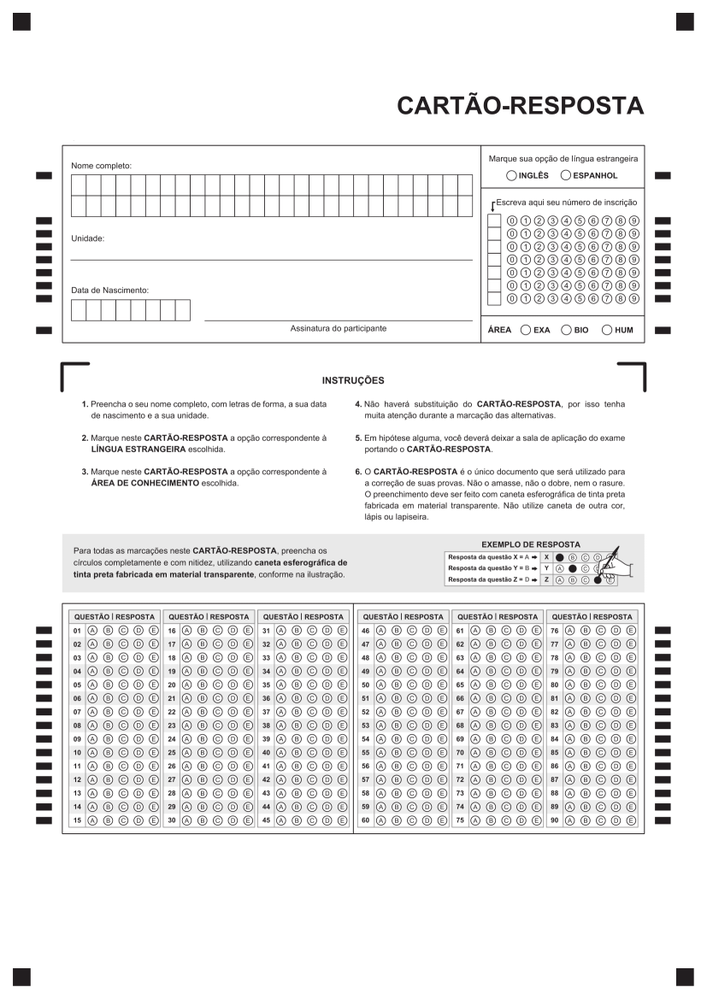
#> input picture template/template50 - Copia.png, 707 x 999 px, shrunk from 827 x 1169 before the run
$ python -i bubble.py   (imports and definitions only)
#> lines starting #> are read from the running program, lines starting #| are printed output that depends on the picture; after the words box and inside, x2 and y2 are one past the last pixel; in counts of white or black regions, pixels touching at a corner belong together
#> further down, picture is the input picture: shape (999, 707, 3); mean B, G, R 238.6, 238.5, 238.8
import numpy as np
import cv2

#img = 'C:/Users/Andre/Desktop/Softwillians/Processamento de imagens/OMR/template/templatePreenchido.png'
#img = 'C:/Users/Andre/Desktop/Softwillians/Processamento de imagens/OMR/template/GabaritoTemplatePreenchido.png'

def bolhas(im):


    image_color= im
    image_ori = cv2.cvtColor(im,cv2.COLOR_BGR2GRAY)


    image = image_color

    mask = cv2.adaptiveThreshold(image_ori,255,cv2.ADAPTIVE_THRESH_MEAN_C,cv2.THRESH_BINARY_INV,33,2)
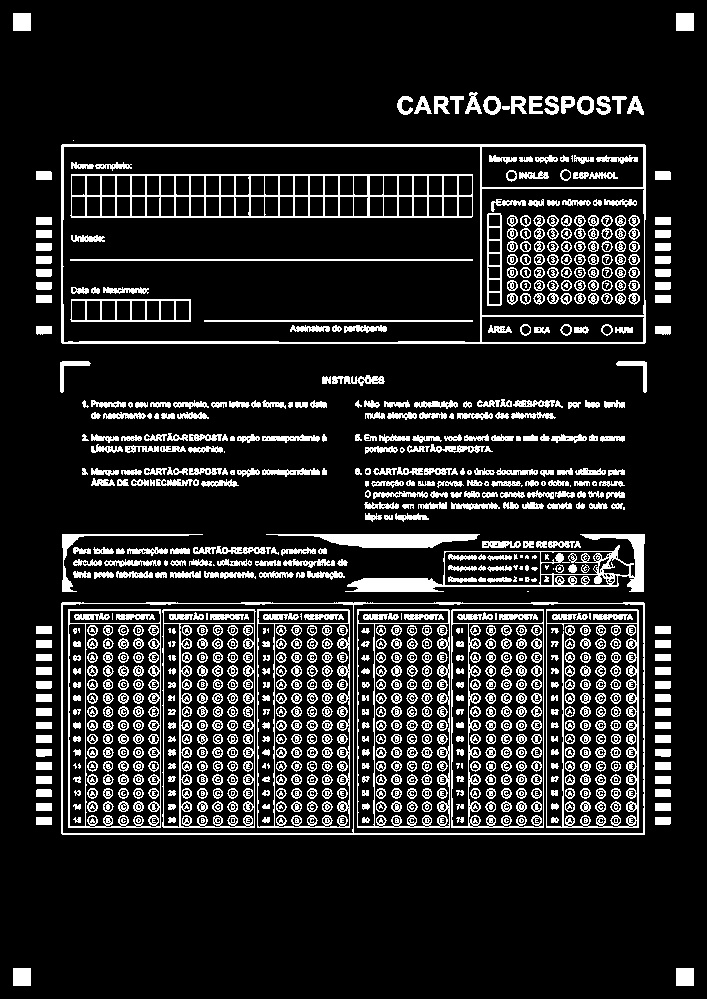
#> mask: shape (999, 707); 14.2% white; 947 white regions (106 under 20 px), largest, box (x1, y1, x2, y2) and area: (61, 144, 646, 344) 5140, (70, 174, 473, 218) 4398, (345, 534, 645, 592) 3594

    kernel = np.ones((3,3), np.uint8)

    #Use erosion and dilation combination to eliminate false positives.
    #In this case the text Q0X could be identified as circles but it is not.
    mask = cv2.erode(mask, kernel, iterations=6)
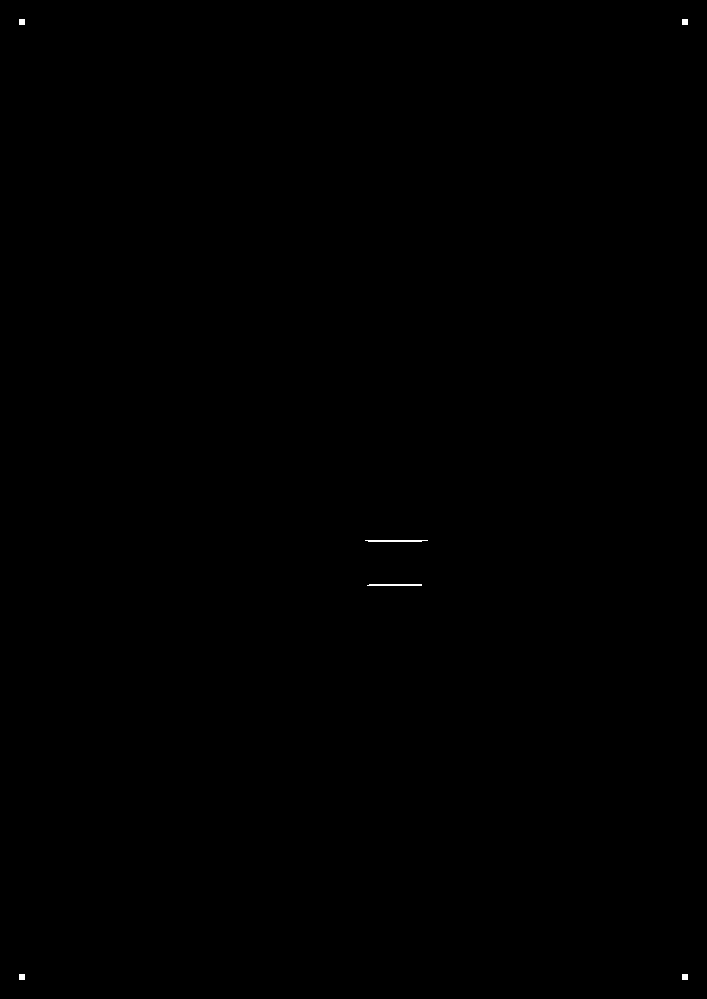
#> mask: shape (999, 707); 0.05% white; 6 white regions, box (x1, y1, x2, y2) and area: (365, 540, 428, 542) 117, (367, 584, 422, 586) 108, (19, 19, 25, 25) 36, (682, 19, 688, 25) 36, (19, 974, 25, 980) 36, (682, 974, 688, 980) 36
    #cv2.imshow("mask1", mask)
    mask = cv2.dilate(mask, kernel, iterations=3)
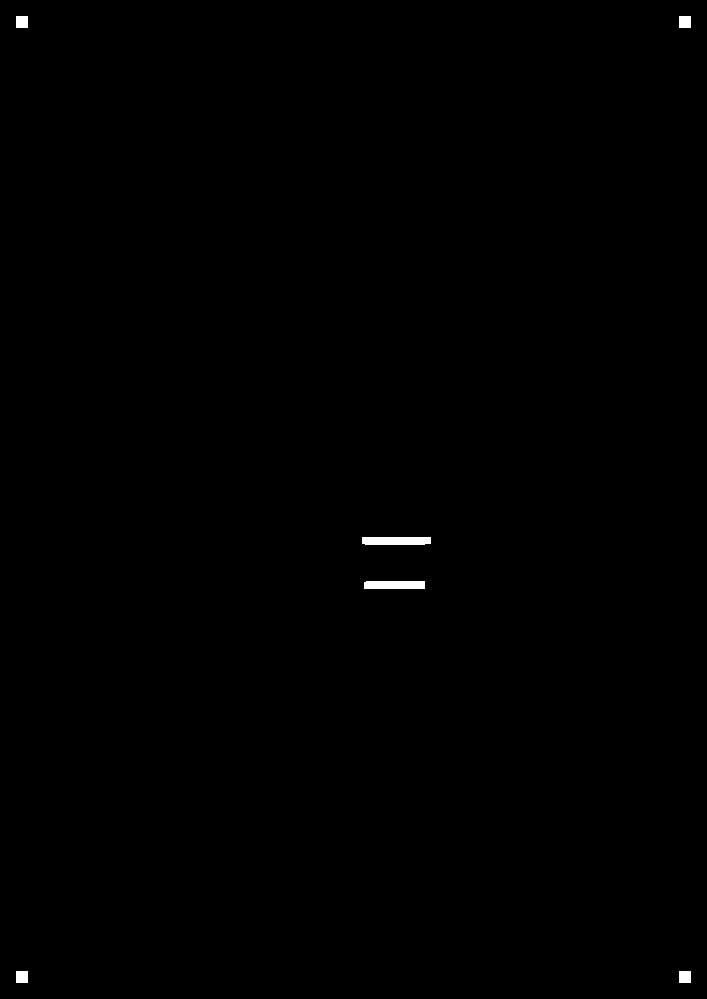
#> mask: shape (999, 707); 0.23% white; 6 white regions
    #cv2.imshow("mask2", mask)
    closing = cv2.morphologyEx(mask, cv2.MORPH_OPEN, kernel)

    contours = cv2.findContours(mask.copy(), cv2.RETR_EXTERNAL,cv2.CHAIN_APPROX_SIMPLE)[0]
#> contours = 6 contours; box (x1, y1, x2, y2) and area: (362, 537, 431, 545) 468, (364, 581, 425, 589) 418, (679, 971, 691, 983) 121, (16, 971, 28, 983) 121, (679, 16, 691, 28) 121, (16, 16, 28, 28) 121
    contours.sort(key=lambda x:cv2.boundingRect(x)[0])

    array = []
    #ii = 1
    #print(len(contours))
    for c in contours:
        (x,y),r = cv2.minEnclosingCircle(c)
        #(x, y, w, h) = cv2.boundingRect(c)
        #ar = w / float(h)
        center = (int(x ),int(y))
        r = int(r)
        #if (w >= 15 and h >= 15) and (w <= 17  and h <= 17) :
        #cv2.rectangle(image, (x, y), (x+w, y+h), (0,255,0), 3)
        if r >= 6 and r<=10:
            cv2.circle(image,center,r,(0,255,0),2)
            #cv2.rectangle(image, (x, y), (x+w, y+h), (0, 0, 255), 1)
            array.append(center)
#> this loop made 6 passes
#> (c, x, y, r, center) on passes 1, 2, 5, 6: ([[16, 971], [16, 982], [27, 982], [27, 971]], 21.5, 976.5, 7, (21, 976)), ([[16, 16], [16, 27], [27, 27], [27, 16]], 21.5, 21.5, 7, (21, 21)), ([[679, 971], [679, 982], [690, 982], [690, 971]], 684.5, 976.5, 7, (684, 976)), ([[679, 16], [679, 27], [690, 27], [690, 16]], 684.5, 21.5, 7, (684, 21))
#> (x, y, r) on pass 3: (396, 540, 34)
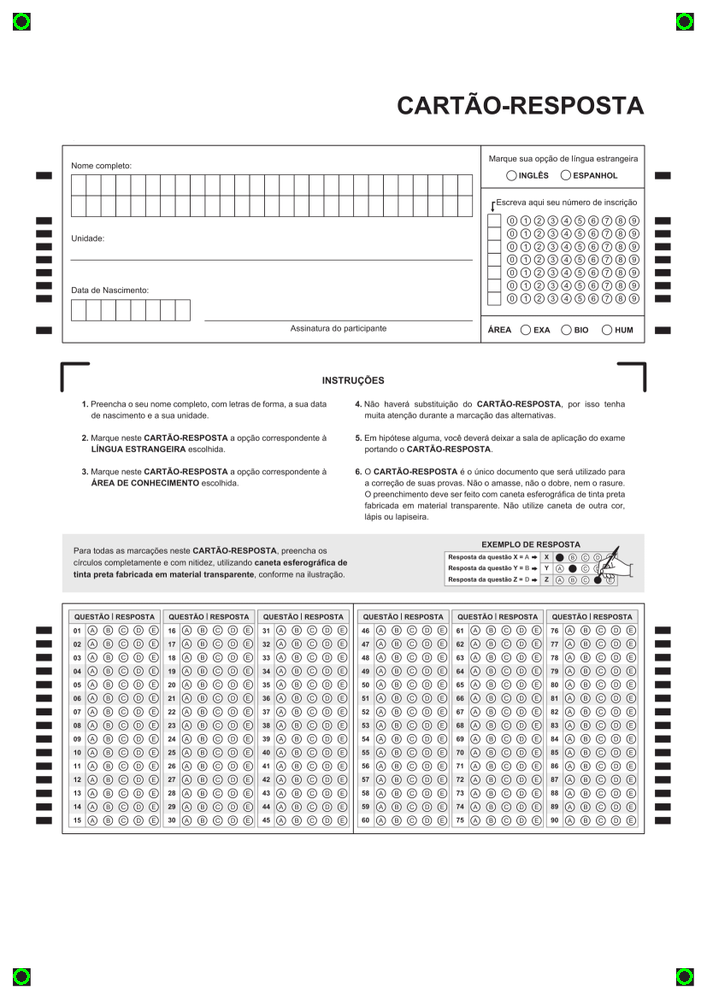
#> image: shape (999, 707, 3); 0.07% of pixels changed, all inside (x1, y1, x2, y2) = (13, 13, 693, 985)
#> after the loop, array = [(21, 976), (21, 21), (684, 976), (684, 21)]


    array =  sorted(array)
#> array = [(21, 21), (21, 976), (684, 21), (684, 976)]

    #center =sorted(center)

    #print(type(array))
    #print(type(center))
    array = np.asarray(array)
#> array = [[21, 21], [21, 976], [684, 21], [684, 976]]
    array =  np.arange(90).reshape(15,6)
    #center = np.asarray(center)

#> (the run stopped early here; a loop or call above may not have finished)
